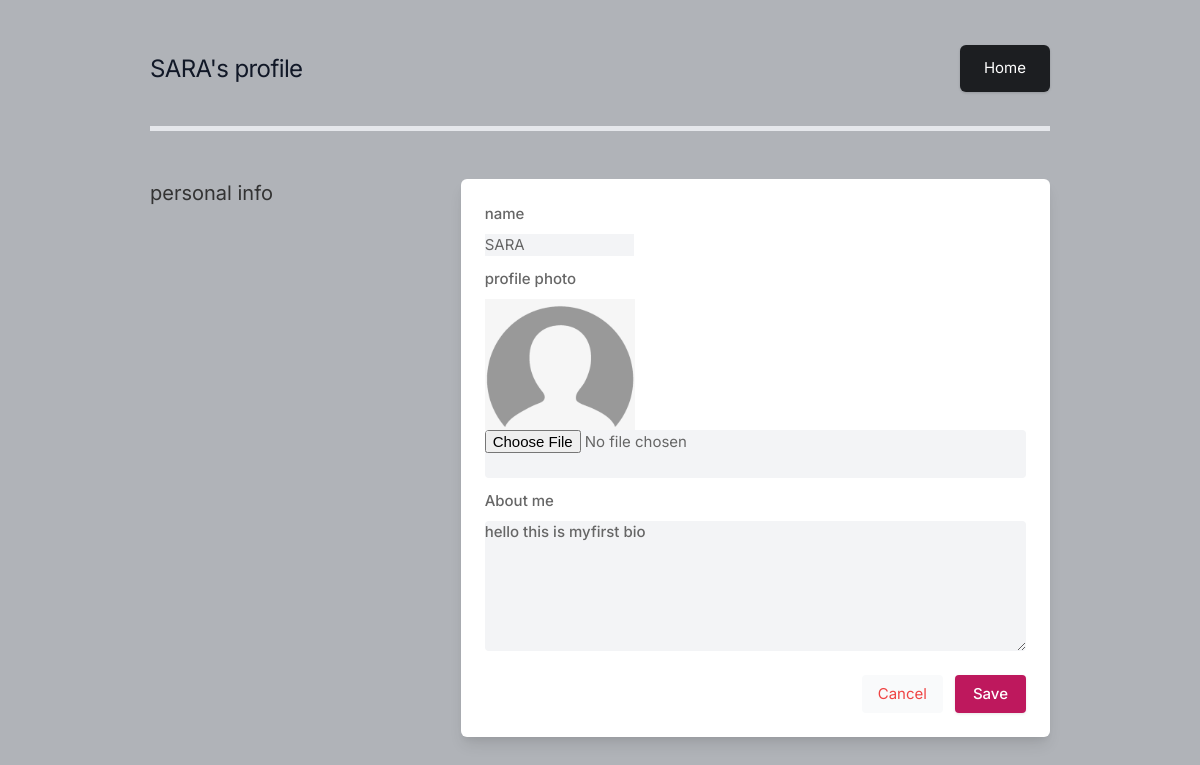
The app's page /accounts (signed in), older data.
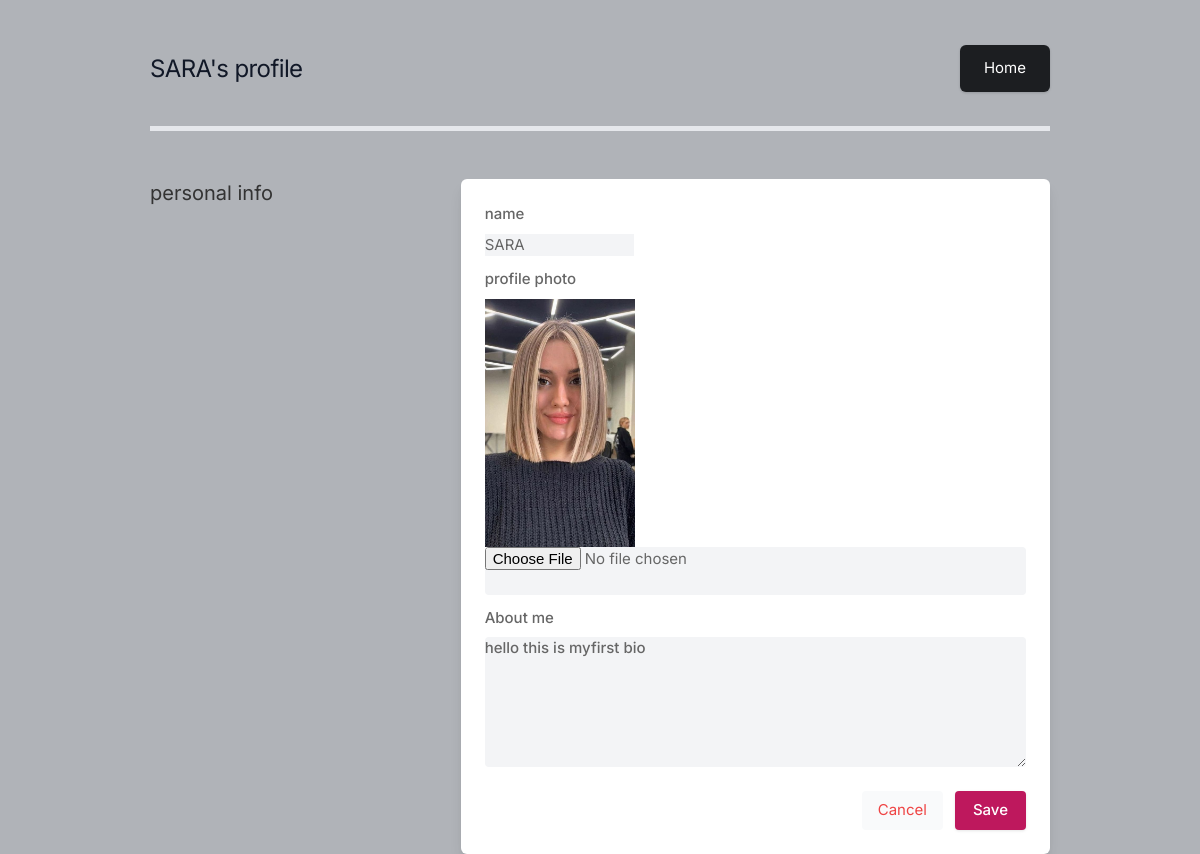
The same page, newer data.
### main/models.py (models this page shows, shortened)
class Profile(models.Model):
    user = models.ForeignKey(User,on_delete=models.CASCADE)
    id_user = models.IntegerField()
    bio= models.TextField(blank=True)
    pro_photo = models.ImageField(upload_to='profilephotos',default='blank-mages.png')

### main/views.py (the view, shortened to what this page needs)
# urls.py: path('accounts', views.accounts, name='accounts'),
@login_required(login_url='signin')
def accounts(request):
    user_profile= Profile.objects.get(user=request.user)
    return render(request,'accounts.html',{'user_profile': user_profile})

### templates/accounts.html (shortened to what this page needs)
{% load static %}
<!DOCTYPE html>
<html lang="en">
<head>
    <link rel="stylesheet" href="{% static 'assets/css/icons.css' %}">
    <link rel="stylesheet" href="{% static 'assets/css/uikit.css' %}">
    <link rel="stylesheet" href="{% static 'assets/css/style.css' %}">
    <link rel="stylesheet" href="{% static 'assets/css/tailwind.css' %}">
</head>
<body>
            <div class="container m-auto">
                <div class="bg-pink-500 pink-500 px-6 py-3 rounded-md shadow text-white" style=" float:right;"><a href="{% url 'index' %}">Home</a></div>
                <h1 class="text-2xl leading-none text-gray-900 tracking-tight mt-3"> {{ user.username }}'s profile </h1>
                <br>
                <br>
<hr>
<hr>
<hr>
<hr>
<hr>
                <div class="grid lg:grid-cols-3 mt-12 gap-8">
                    <div>
                        <h3 class="text-xl mb-2"> personal info</h3>
                    </div>
                    <div class="bg-white rounded-md lg:shadow-lg shadow col-span-2">
                        <form action="" method="POST" enctype="multipart/form-data">
                            <div class="grid gap-3 lg:p-6 p-4">
                           <div>
                               <label for="">name</label>
                               <div type="text" placeholder="Your name.." class="shadow-none bg-gray-100">{{ user.username }}</div>
                           </div>
                           <div class="col-span-2">
                                <label for=""> profile photo</label>
                                <img width="150px" height="150px" src="{{ user_profile.pro_photo.url }}">
                                <input type="file" name="image" value="" class="shadow-none bg-gray-100">
                            </div>
                            <div class="col-span-2">
                                <label for="bio">About me</label>
                                <textarea id="bio" name="bio" rows="3"  class="shadow-none bg-gray-100">{{ user_profile.bio }}</textarea>
                            </div>
                       </div>
                                <div class="bg-gray-10 p-6 pt-0 flex justify-end space-x-3">
                                <button class="p-2 px-4 rounded bg-gray-50 text-red-500"><a href="{% url 'accounts' %}"> Cancel </a></button>
                                <button type="submit" class="button bg-blue-700"> Save </button>
                            </div>
                        </form>
                    </div>
                </div>
            </div>
</body>
</html>

### static/assets/css/style.css (style rules this page uses)
body { background-color: #B0B3B8!important; }
button { vertical-align: middle; }
span.button, button.button { background-color: #be185d; top: 0; color: #fff; position: relative; padding: 8px 18px; line-height: 22px; position: relative; font-weight: 500; font-size: 15px; display: inline-block; -webkit-transition: all 0.2s ease-in-out; transition: all 0.2s ease-in-out; cursor: pointer; overflow: hidden; border: none; border-radius: 4px; -webkit-box-shadow: 0 1px 3px rgba(0, 0, 0, 0.1); box-shadow: 0 1px 3px rgba(0, 0, 0, 0.1); }
input { height: 48px; line-height: 48px; padding: 0 20px; outline: none; font-size: 15px; color: #808080; max-width: 100%; width: 100%; -webkit-box-sizing: border-box; box-sizing: border-box; display: block; font-weight: 400; opacity: 1; border-radius: 4px; border: none; -webkit-box-shadow: 0 1px 4px 0px rgba(0, 0, 0, 0.12); box-shadow: 0 1px 4px 0px rgba(0, 0, 0, 0.12); }
textarea { height: 48px; line-height: 48px; padding: 0 20px; outline: none; font-size: 15px; color: #808080; margin: 0 0 16px 0; max-width: 100%; width: 100%; -webkit-box-sizing: border-box; box-sizing: border-box; display: block; background-color: #fff; font-weight: 500; opacity: 1; border-radius: 4px; border: none; -webkit-box-shadow: 0 1px 4px 0px rgba(0, 0, 0, 0.12); box-shadow: 0 1px 4px 0px rgba(0, 0, 0, 0.12); }
input { -webkit-transition: all 0.1s ease-in-out; transition: all 0.1s ease-in-out; }
::placeholder { color: #808080; opacity: 1; }
textarea { height: auto; line-height: 27px; padding: 20px; min-height: 130px; -webkit-transition: none !important; transition: none !important; min-width: 100%; }
label, legend { display: block; font-weight: bold; font-size: 15px; font-weight: 500; margin-bottom: 8px; }
button { border: none; margin: 0; padding: 0; width: auto; overflow: visible; background: transparent; color: inherit; font: inherit; line-height: normal; cursor: pointer; }
a { color: #be185d; -webkit-transition: 0.3s; transition: 0.3s; outline: none !important; }
button { outline: none !important; }
img { max-width: 100%; }
body { color: #666; font-size: 15px; line-height: 27px; background-color: #f0f2f5; font-family: "Inter", sans-serif; text-transform: none; }
h1, h2, h3, h4, h5, h6 { font-family: "Inter", sans-serif; text-transform: none; }
textarea, select { font-family: "Inter", sans-serif; text-transform: none; }
button, body .pac-container { font-family: "Inter", sans-serif; text-transform: none; }
h1, h2, h3, h4, h5, h6 { color: #333; font-weight: 500; margin: 0; padding: 0; }
h1 { font-size: 32px; }
h3 { font-size: 22px; }
@media (min-width: 1024px) { .container { max-width: 900px !important; padding-top: 45px; } }
.shadow-none { -webkit-box-shadow: none !important; box-shadow: none !important; }

Row changes from the older to the newer data that the page shows:
changed Profile "hello this is myfirst bio": pro_photo: picture added in place of a placeholder
